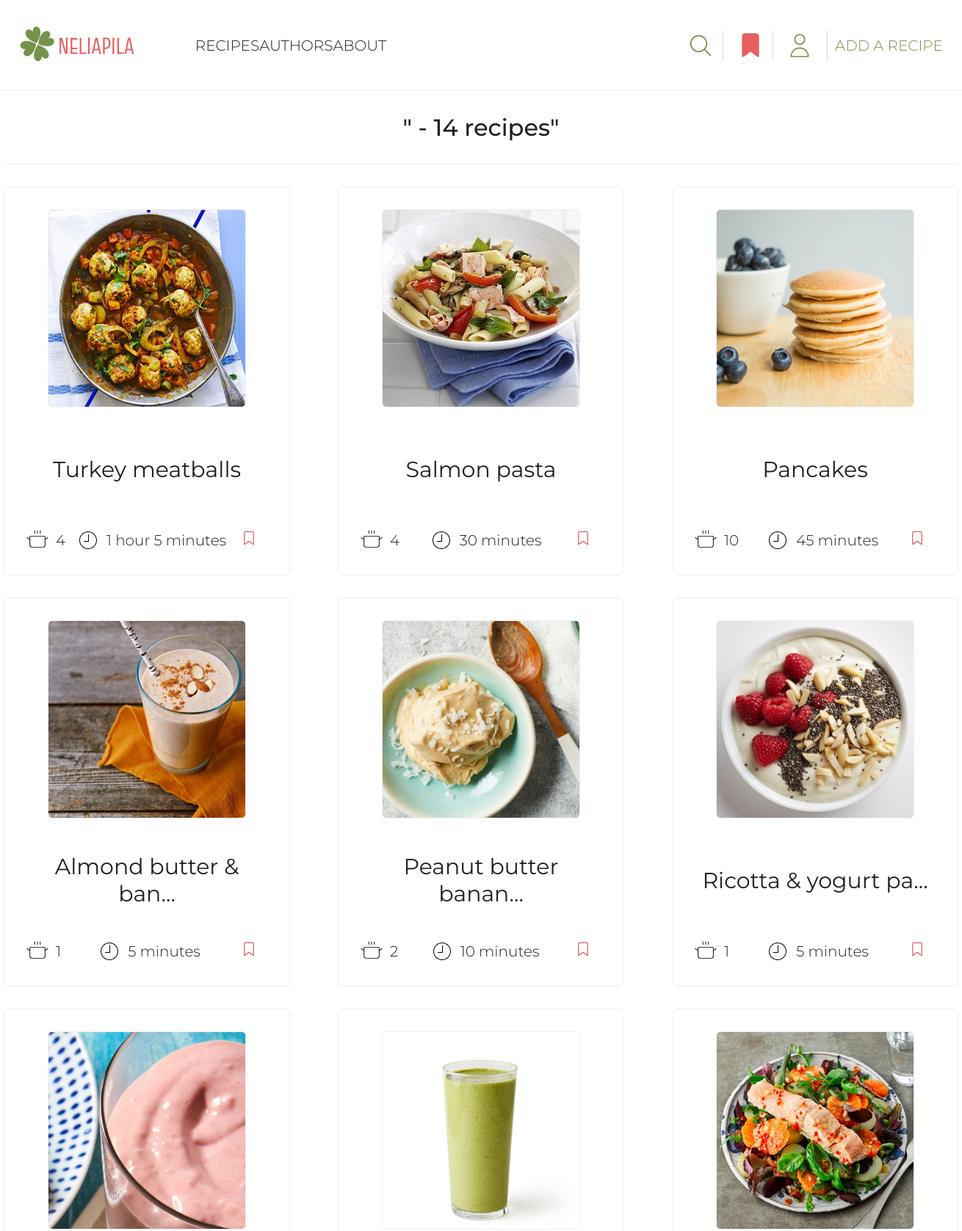
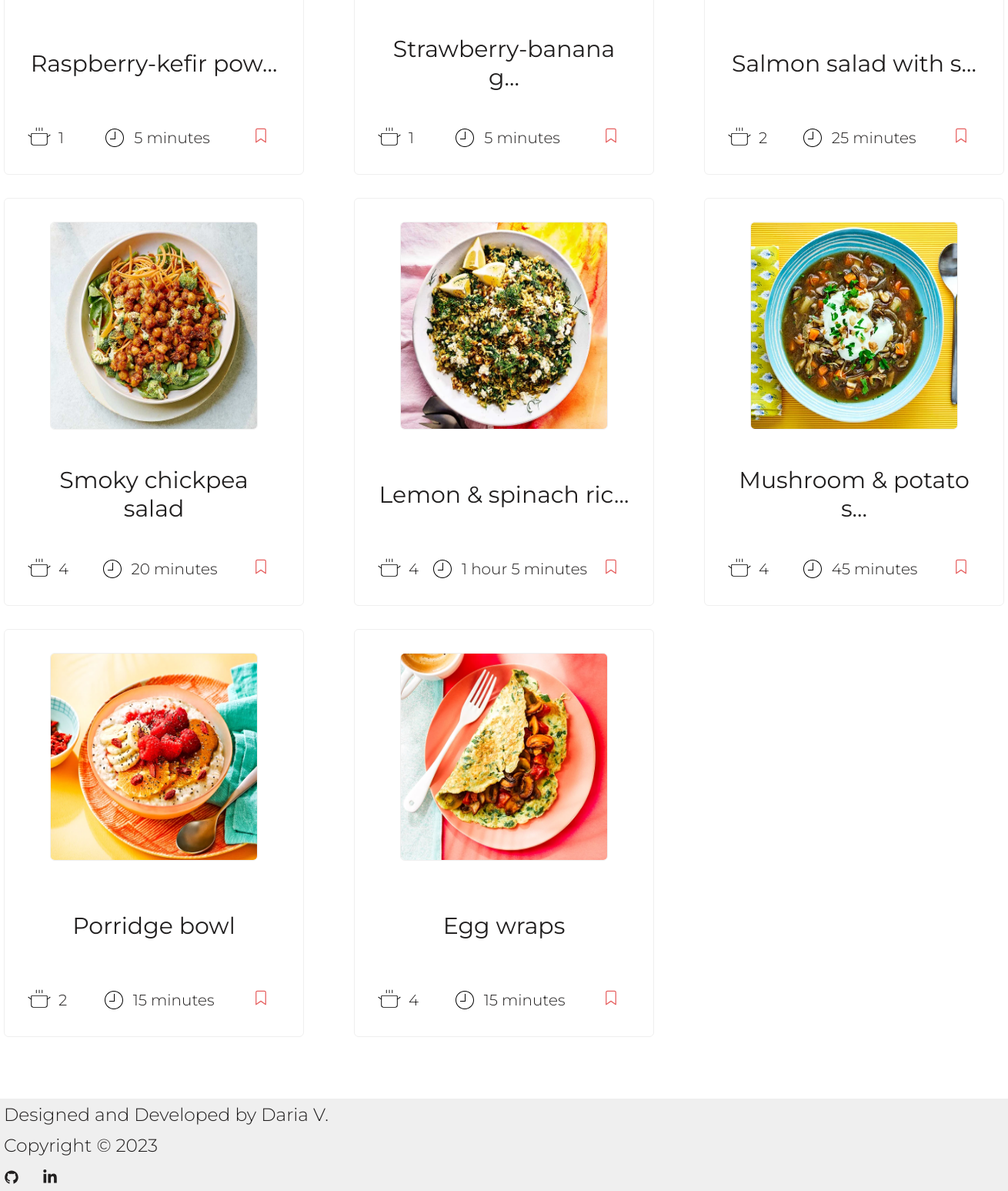
Screenshot of /found-recipes/ with the database file from the repository (2 pictures, top to bottom).
### recipes/models.py (models this page shows, shortened)
class Recipe(models.Model):
    CATEGORY_CHOICES = [
        ('Breakfast', 'Breakfast'),
        ('Lunch', 'Lunch'),
        ('Dinner', 'Dinner'),
        ('Snacks', 'Snacks'),
        ('Desserts', 'Desserts'),
        ('Drinks', 'Drinks'),
        ('Miscellaneous', 'Other')
    ]
    STATUS_CHOICES = [
        (True, 'Approved'),
        (False, 'On moderation'),
    ]
    author = models.ForeignKey(User, on_delete=models.CASCADE, null=True, blank=True)
    title = models.CharField(max_length=50)
    portions = models.PositiveIntegerField(default=1, blank=True, null=True)
    cooking_hours = models.PositiveIntegerField(default=0)
    cooking_minutes = models.PositiveIntegerField(default=0)
    image = models.ImageField(upload_to=recipe_image_path)
    category = models.CharField(max_length=20, choices=CATEGORY_CHOICES)
    ingredients = models.TextField()
    steps = models.TextField()
    is_approved = models.BooleanField(default=False, choices=STATUS_CHOICES)
    date_created = models.DateTimeField(auto_now_add=True)

### home/views.py (the view)
# urls.py: path('found-recipes/', views.search_recipes, name='found-recipes'),
def search_recipes(request):
    try:
        favorite_recipes = [favorite.favorite_recipe for favorite in request.user.profile.favorite_set.all()]
    except AttributeError:
        favorite_recipes = ''
    recipes, search_query = get_found_recipes(request)
    recipes_count = recipes.count()
    context = {'recipes': recipes, 'favorites': favorite_recipes, 'recipes_count': recipes_count,
               'search_query': search_query}
    return render(request, 'recipes/found-recipes.html', context)

### home/utilis.py (called while the page is built)
def get_found_recipes(request):
    search_query = request.GET.get('search-bar') \
        if request.GET.get('search-bar') else ''
    recipes = Recipe.objects.distinct().filter(Q(is_approved=True) &
                                    (Q(title__icontains=search_query) | Q(ingredients__icontains=search_query)))
    return recipes, search_query

### templates/recipes/found-recipes.html (shortened to what this page needs)
{% extends 'base/base.html' %}
{% load static %}
{% block css %}
<link rel="stylesheet" href="{% static 'home/css/home.css' %}">
{% endblock %}
{% block content %}
<section class="found-recipes-page">
    <section class="all-approved-recipes container">
        <div class="recipes ">
            <h1 class="found-recipes-heading">"{{ search_query }} - {{ recipes_count }} recipes"</h1>
            <div class="all-recipes">
                {% if recipes %}
                {% for recipe in recipes %}
                <div class="sp-recipe">
                    <div class="recipe-image">
                        <a href="{% url 'specific-recipe' recipe.id %}">
                            <img src="{{ recipe.image.url }}" alt="Recipe Image">
                        </a>
                    </div>
                    <div class="recipe-title">
                        <a href="{% url 'specific-recipe' recipe.id %}">
                            <h2>{{ recipe.title|truncatechars:20 }}</h2></a>
                    </div>
                    <div class="recipe-short-info">
                        <div class="recipe-portions info">
                            <img src="{% static 'recipes/images/pot-svg.svg' %}" alt="Pot">
                            <span>{{ recipe.portions }}</span>
                        </div>
                        <div class="recipe-cooking-time info">
                            <img src="{% static 'recipes/images/clock-svg.svg' %}" alt="Clock">
                            {% if recipe.cooking_hours != 0 and recipe.cooking_minutes != 0 %}
                            <span>{{ recipe.cooking_hours }} hour{{ recipe.cooking_hours | pluralize:'s' }}
                                {{ recipe.cooking_minutes }} minute{{ recipe.cooking_minutes | pluralize:'s' }}</span>
                            {% elif recipe.cooking_hours != 0 and recipe.cooking_minutes == 0 %}
                            <span>{{ recipe.cooking_hours }} hour{{ recipe.cooking_hours | pluralize:'s' }}</span>
                            {% elif recipe.cooking_hours == 0 and recipe.cooking_minutes != 0 %}
                            <span>{{ recipe.cooking_minutes }} minute{{ recipe.cooking_minutes | pluralize:'s' }}
                                </span>
                            {% endif %}
                        </div>
                        <div class="add-recipe-to-favorites info">
                            {% if recipe in favorites %}
                            <a class="button-favorites-link button-link"
                               href="{% url 'delete-from-favorites' recipe.id %}">
                                <img src="{% static 'user/images/filled-bookmark-svg.svg' %}" alt="Bookmark">
                            </a>
                            {% else %}
                            <a class="button-favorites-link button-link"
                               href="{% url 'add-to-favorites' recipe.id %}">
                                <img src="{% static 'user/images/bookmark-svg.svg' %}" alt="Bookmark">
                            </a>
                            {% endif %}
                        </div>
                    </div>
                </div>
                {% endfor %}
                {% endif %}
            </div>
        </div>
    </section>
</section>
{% endblock %}

### static/base/css/base.css (style rules this page uses)
html { height: 100%; position: relative; }
body { font-family: 'Montserrat', sans-serif; font-weight: 300; font-size: 20px; color: #211f1f; background-color: #FFFFFF; margin: 0; padding: 0; min-height: 100%; display: flex; flex-direction: column; }
a { text-decoration: none; color: #211f1f; }
h1, h2, h3, p { margin: 0; font-weight: 300; }
.container { width: 1240px; margin: 0 auto; position: relative; }

### static/home/css/home.css (style rules this page uses)
.categories, .all-approved-recipes { margin-bottom: 50px; width: 1300px; }
.all-recipes { display: flex; flex-direction: row; flex-wrap: wrap; }
.sp-recipe { min-width: 30%; text-align: center; padding: 30px 30px; box-sizing: border-box; border: 1px solid #efefef; border-radius: 6px; min-height: 530px; display: flex; flex-direction: column; justify-content: space-between; margin-bottom: 30px; max-width: 390px; }
.sp-recipe:nth-child(3n+2) { margin-right: 65px; margin-left: 65px; }
.recipe-image img { width: 270px; height: 270px; border: 1px solid #efefef; border-radius: 6px; box-sizing: border-box; }
.recipe-title h2 { font-weight: 400; }
.recipe-short-info { display: flex; flex-direction: row; align-items: center; justify-content: space-between; }
.recipe-short-info img { width: 30px; height: 30px; margin-right: 10px; }
.info { display: flex; flex-direction: row; align-items: center; }
.found-recipes-heading { font-size: 2rem; padding: 30px 0; text-align: center; font-weight: 500; border-bottom: 1px solid #efefef; margin-bottom: 30px; }

### rows the page displays
Recipe: image (picture), title "Turkey meatballs", portions "4", cooking_hours "1", cooking_minutes "5", cooking_minutes|pluralize "s"
Recipe: image (picture), title "Salmon pasta", portions "4", cooking_minutes "30", cooking_minutes|pluralize "s"
Recipe: image (picture), title "Pancakes", portions "10", cooking_minutes "45", cooking_minutes|pluralize "s"
Recipe: image (picture), title "Almond butter & ban…", portions "1", cooking_minutes "5", cooking_minutes|pluralize "s"
Recipe: image (picture), title "Peanut butter banan…", portions "2", cooking_minutes "10", cooking_minutes|pluralize "s"
Recipe: image (picture), title "Ricotta & yogurt pa…", portions "1", cooking_minutes "5", cooking_minutes|pluralize "s"
Recipe: image (picture), title "Raspberry-kefir pow…", portions "1", cooking_minutes "5", cooking_minutes|pluralize "s"
Recipe: image (picture), title "Strawberry-banana g…", portions "1", cooking_minutes "5", cooking_minutes|pluralize "s"
Recipe: image (picture), title "Salmon salad with s…", portions "2", cooking_minutes "25", cooking_minutes|pluralize "s"
Recipe: image (picture), title "Smoky chickpea salad", portions "4", cooking_minutes "20", cooking_minutes|pluralize "s"
Recipe: image (picture), title "Lemon & spinach ric…", portions "4", cooking_hours "1", cooking_minutes "5", cooking_minutes|pluralize "s"
Recipe: image (picture), title "Mushroom & potato s…", portions "4", cooking_minutes "45", cooking_minutes|pluralize "s"
Recipe: image (picture), title "Porridge bowl", portions "2", cooking_minutes "15", cooking_minutes|pluralize "s"
Recipe: image (picture), title "Egg wraps", portions "4", cooking_minutes "15", cooking_minutes|pluralize "s"

### other values shown
{{ recipes_count }} "14"
